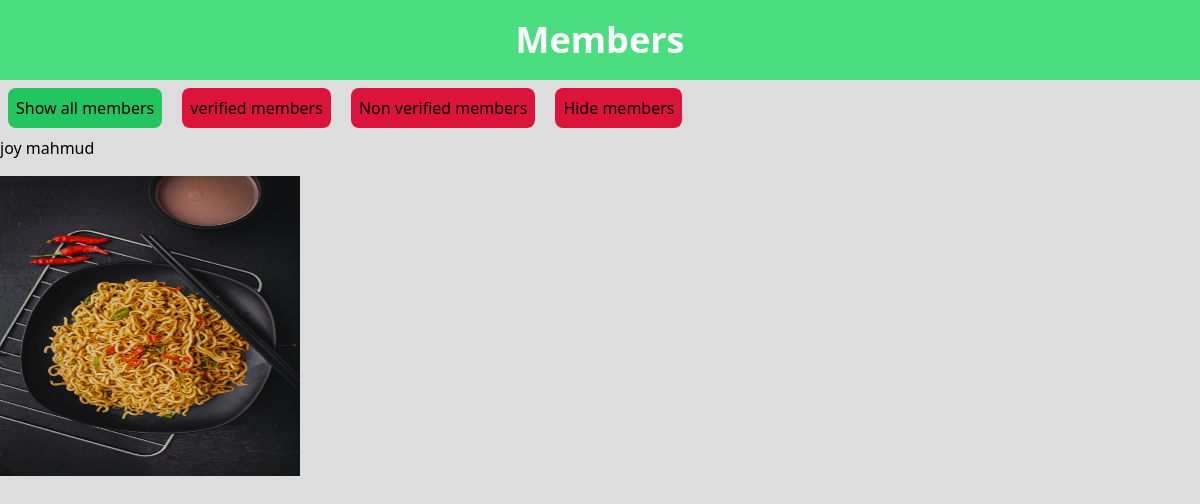
The app's page /member/home/, older data.
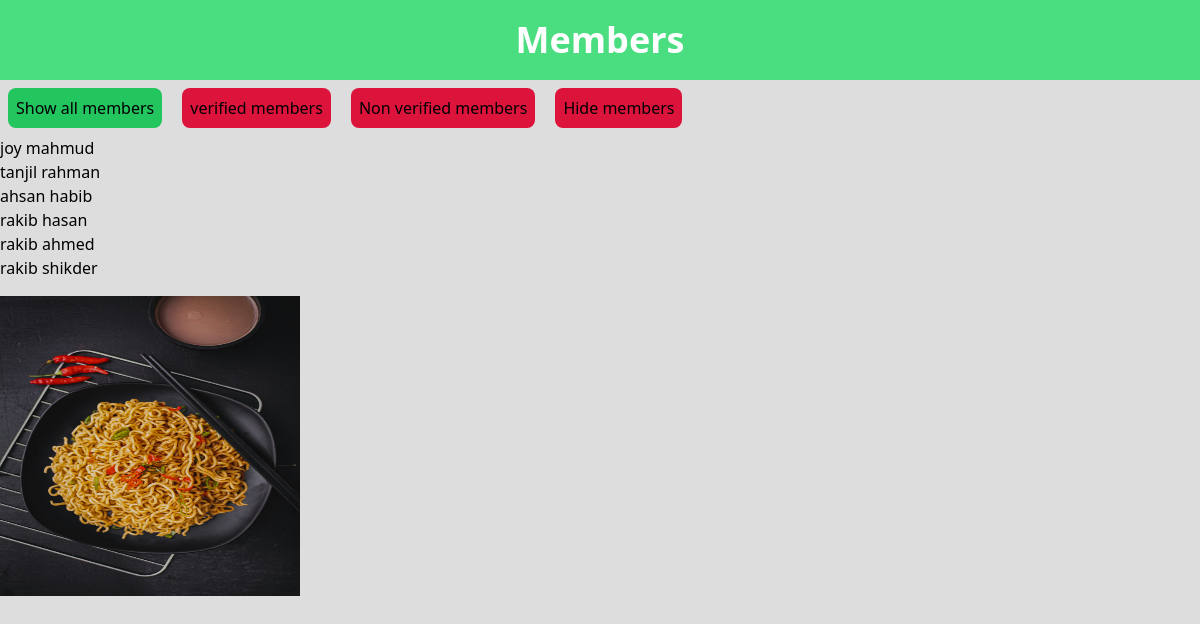
The same page, newer data.
### member/models.py (models this page shows)
class Member(models.Model):
    firstname=models.CharField(max_length=100)
    lastname=models.CharField(max_length=100)
    verified=models.BooleanField(default=0)

### member/views.py (the view)
# urls.py: 2. Add a URL to urlpatterns:  path('', views.home, name='home')
@require_http_methods(["GET","POST","DELETE","PUT"]) #it controls which type of request can we perform for this view
def home(request):
    mymembers=Member.objects.all().values()
    context={
        'mymembers':mymembers
    }
    return render(request,'member_home.html',context)

### member/templates/member_home.html (shortened to what this page needs)
<!DOCTYPE html>
<html>
    <head>
        {% load static %}
        <script src="https://cdn.tailwindcss.com"></script>
        <link rel="stylesheet" type="text/css" href="{% static 'memberStatic/css/styles.css' %}">
      </head>
<body>
<h1  class="text-center bg-green-400 text-white text-4xl font-semibold py-5">Members</h1>
<div>
    <div class="p-2 flex gap-5">
        <button onclick="viewMembers()" class="p-2 rounded-lg bg-green-500">Show all members</button>
        <button onclick="viewMembers(1)" class="p-2 rounded-lg btn">verified members</button>
        <button onclick="viewMembers(0)" class="p-2 rounded-lg btn">Non verified members</button>
        <button onclick="hideMembers()" class="p-2 rounded-lg btn">Hide members</button>
    </div>
    <div>
        <ul>
            {% for member in mymembers %}
                <li>{{member.firstname}} {{member.lastname}}</li>
             {% endfor %}
        </ul>
    </div>
    <ul id="memberList" class="p-2">
    </ul>
    <div>
        <img width="300" height="200" src="{% static 'memberStatic/images/food1.jpg' %}" alt="" class="h-[300px]">
    </div>
</div>
</body>
</html>

### member/static/memberStatic/css/styles.css (style rules this page uses)
.btn { background-color: crimson; color: black }
body { background-color: #ddd; }

Row changes from the older to the newer data that the page shows:
added Member: firstname "tanjil", lastname "rahman"
added Member: firstname "ahsan", lastname "habib"
added Member: firstname "rakib", lastname "hasan"
added Member: firstname "rakib", lastname "ahmed"
added Member: firstname "rakib", lastname "shikder"
